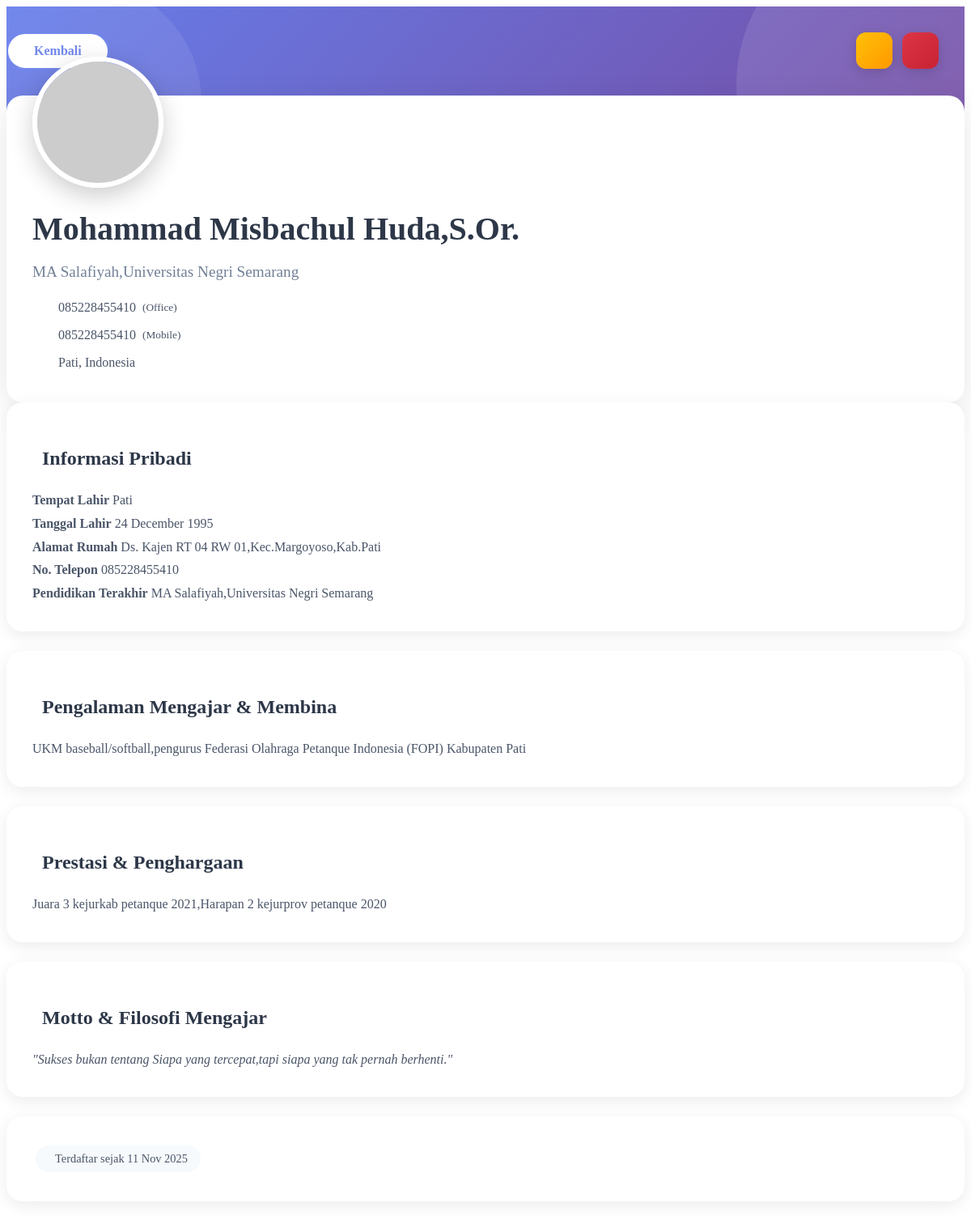
Screenshot of /sistemprofil_pembina.php?page=sistemprofil_pembina&view=Mohammad+Misbachul+Huda,S.Or. (signed in) with the database file from the repository.
### tables this page shows
CREATE TABLE `profil_pembina` (
  `id` int(11) NOT NULL,
  `nama_pembina` varchar(100) NOT NULL,
  `tanggal_lahir` date DEFAULT NULL,
  `tempat_lahir` varchar(100) DEFAULT NULL,
  `alamat` text DEFAULT NULL,
  `no_telp` varchar(20) DEFAULT NULL,
  `email` varchar(100) DEFAULT NULL,
  `pendidikan` varchar(200) DEFAULT NULL,
  `pengalaman` text DEFAULT NULL,
  `prestasi` text DEFAULT NULL,
  `bidang_keahlian` varchar(200) DEFAULT NULL,
  `pengalaman_mengajar` varchar(50) DEFAULT NULL,
  `ekstrakurikuler_diampu` varchar(200) DEFAULT NULL,
  `motto` text DEFAULT NULL,
  `foto` varchar(255) DEFAULT NULL,
  `created_at` timestamp NOT NULL DEFAULT current_timestamp(),
  `updated_at` timestamp NULL DEFAULT NULL ON UPDATE current_timestamp()
);

### profil_pembina_detail.php (the view, shortened to what this page needs)
<?php
$nama_pembina = htmlspecialchars($pembina_detail['nama_pembina']);
$foto = $pembina_detail['foto'];
$pendidikan = htmlspecialchars($pembina_detail['pendidikan'] ?? 'Pembina Ekstrakurikuler');
$tempat_lahir = htmlspecialchars($pembina_detail['tempat_lahir'] ?? '-');
$tanggal_lahir = $pembina_detail['tanggal_lahir'] ?? '';
$alamat = htmlspecialchars($pembina_detail['alamat'] ?? '-');
$no_telp = htmlspecialchars($pembina_detail['no_telp'] ?? '-');
$pengalaman = htmlspecialchars($pembina_detail['pengalaman'] ?? '');
$prestasi = htmlspecialchars($pembina_detail['prestasi'] ?? '');
$motto = htmlspecialchars($pembina_detail['motto'] ?? '');
?>
<div class="profile-detail-page">
    <div class="profile-hero">
        <?php if ($is_admin || ($is_pembina && $pembina_detail['nama_pembina'] === $username_login)): ?>
        <div class="action-buttons">
            <a href="home.php?page=sistemprofil_pembina&edit=<?= urlencode($pembina_detail['nama_pembina']) ?>"
               class="btn-action-top btn-edit"
               title="Edit Profil">
            </a>
            <?php if ($is_admin): ?>
            <button onclick="confirmDelete('<?= htmlspecialchars($pembina_detail['nama_pembina'], ENT_QUOTES) ?>')"
                    class="btn-action-top btn-delete"
                    title="Hapus Profil"
                    type="button">
            </button>
            <?php endif; ?>
        </div>
        <?php endif; ?>
        <div class="container">
            <a href="home.php?page=sistemprofil_pembina" class="back-button">
                <i class="fas fa-arrow-left"></i> Kembali
            </a>
        </div>
    </div>
    <div class="container profile-container">
        <div class="row">
            <div class="col-lg-4">
                <div class="profile-card text-center">
                    <?php if (!empty($foto) && file_exists('uploads/pembina/' . $foto)): ?>
                        <img src="uploads/pembina/<?= $foto ?>"
                             alt="<?= $nama_pembina ?>"
                             class="profile-photo-large">
                    <?php else: ?>
                        <img src="https://ui-avatars.com/api/?name=<?= urlencode($nama_pembina) ?>&size=150&background=667eea&color=fff&bold=true"
                             alt="<?= $nama_pembina ?>"
                             class="profile-photo-large">
                    <?php endif; ?>
                    <h1 class="profile-name mt-3"><?= $nama_pembina ?></h1>
                    <p class="profile-title"><?= $pendidikan ?></p>
                    <div class="mt-4 text-start">
                        <?php if (!empty($no_telp)): ?>
                        <div class="contact-info">
                            <span><?= $no_telp ?></span>
                            <small class="ms-auto text-muted">(Office)</small>
                        </div>
                        <?php endif; ?>
                        <?php if (!empty($no_telp)): ?>
                        <div class="contact-info">
                            <span><?= $no_telp ?></span>
                            <small class="ms-auto text-muted">(Mobile)</small>
                        </div>
                        <?php endif; ?>
                        <?php if (!empty($tempat_lahir)): ?>
                        <div class="contact-info">
                            <span><?= $tempat_lahir ?>, Indonesia</span>
                        </div>
                        <?php endif; ?>
                    </div>
                </div>
            </div>
            <div class="col-lg-8">
                <div class="section-card">
                    <h3 class="section-title">
                        Informasi Pribadi
                    </h3>
                    <div class="section-content">
                        <div class="row g-4">
                            <?php if (!empty($tempat_lahir)): ?>
                            <div class="col-md-6">
                                <div class="d-flex align-items-start gap-3">
                                    <div>
                                        <strong class="d-block mb-1">Tempat Lahir</strong>
                                        <span class="text-muted"><?= $tempat_lahir ?></span>
                                    </div>
                                </div>
                            </div>
                            <?php endif; ?>
                            <?php if (!empty($tanggal_lahir)): ?>
                            <div class="col-md-6">
                                <div class="d-flex align-items-start gap-3">
                                    <div>
                                        <strong class="d-block mb-1">Tanggal Lahir</strong>
                                        <span class="text-muted"><?= date('d F Y', strtotime($tanggal_lahir)) ?></span>
                                    </div>
                                </div>
                            </div>
                            <?php endif; ?>
                            <?php if (!empty($alamat)): ?>
                            <div class="col-12">
                                <div class="d-flex align-items-start gap-3">
                                    <div>
                                        <strong class="d-block mb-1">Alamat Rumah</strong>
                                        <span class="text-muted"><?= nl2br($alamat) ?></span>
                                    </div>
                                </div>
                            </div>
                            <?php endif; ?>
                            <?php if (!empty($no_telp)): ?>
                            <div class="col-md-6">
                                <div class="d-flex align-items-start gap-3">
                                    <div>
                                        <strong class="d-block mb-1">No. Telepon</strong>
                                        <span class="text-muted"><?= $no_telp ?></span>
                                    </div>
                                </div>
                            </div>
                            <?php endif; ?>
                            <?php if (!empty($pendidikan)): ?>
                            <div class="col-md-6">
                                <div class="d-flex align-items-start gap-3">
                                    <div>
                                        <strong class="d-block mb-1">Pendidikan Terakhir</strong>
                                        <span class="text-muted"><?= $pendidikan ?></span>
                                    </div>
                                </div>
                            </div>
                            <?php endif; ?>
                        </div>
                    </div>
                </div>
                <?php if (!empty($pengalaman)): ?>
                <div class="section-card">
                    <h3 class="section-title">
                        Pengalaman Mengajar & Membina
                    </h3>
                    <div class="section-content">
                        <?= nl2br($pengalaman) ?>
                    </div>
                </div>
                <?php endif; ?>
                <?php if (!empty($prestasi)): ?>
                <div class="section-card">
                    <h3 class="section-title">
                        Prestasi & Penghargaan
                    </h3>
                    <div class="section-content">
                        <?= nl2br($prestasi) ?>
                    </div>
                </div>
                <?php endif; ?>
                <?php if (!empty($motto)): ?>
                <div class="section-card">
                    <h3 class="section-title">
                        Motto & Filosofi Mengajar
                    </h3>
                    <div class="section-content">
                        <div class="alert alert-light border-start border-5 border-primary">
                            <em class="fs-5">"<?= nl2br($motto) ?>"</em>
                        </div>
                    </div>
                </div>
                <?php endif; ?>
                <div class="section-card">
                    <div class="d-flex flex-wrap gap-2">
                        <span class="info-badge">
                            Terdaftar sejak <?= date('d M Y', strtotime($pembina_detail['created_at'])) ?>
                        </span>
                    </div>
                </div>
            </div>
        </div>
    </div>
</div>

### profil_pembina_detail.php (style rules this page uses)
.profile-hero { background: linear-gradient(135deg, #667eea 0%, #764ba2 100%); border-radius: 0 0 30px 30px; padding: 2rem 0 8rem 0; position: relative; overflow: hidden; }
.profile-hero::before { content: ''; position: absolute; top: -50%; right: -10%; width: 400px; height: 400px; background: rgba(255,255,255,0.1); border-radius: 50%; }
.profile-hero::after { content: ''; position: absolute; bottom: -30%; left: -5%; width: 300px; height: 300px; background: rgba(255,255,255,0.08); border-radius: 50%; }
.profile-container { max-width: 1200px; margin: 0 auto; margin-top: -6rem; position: relative; z-index: 10; }
.profile-card { background: white; border-radius: 20px; box-shadow: 0 10px 40px rgba(0,0,0,0.1); padding: 2rem; }
.profile-photo-large { width: 150px; height: 150px; border-radius: 50%; border: 6px solid white; box-shadow: 0 10px 30px rgba(0,0,0,0.2); object-fit: cover; margin-top: -5rem; }
.profile-name { font-size: 2.5rem; font-weight: 700; color: #2d3748; margin-bottom: 0.5rem; }
.profile-title { font-size: 1.2rem; color: #718096; margin-bottom: 1rem; }
.contact-info { display: flex; align-items: center; gap: 0.5rem; padding: 0.5rem 0; color: #4a5568; }
.section-card { background: white; border-radius: 20px; padding: 2rem; box-shadow: 0 5px 20px rgba(0,0,0,0.08); margin-bottom: 1.5rem; }
.section-title { font-size: 1.5rem; font-weight: 700; color: #2d3748; margin-bottom: 1.5rem; display: flex; align-items: center; gap: 0.75rem; }
.section-content { color: #4a5568; line-height: 1.8; font-size: 1rem; }
.back-button { background: white; color: #667eea; border: 2px solid #667eea; padding: 0.75rem 2rem; border-radius: 50px; font-weight: 600; transition: all 0.3s; text-decoration: none; display: inline-block; }
.info-badge { display: inline-flex; align-items: center; gap: 0.5rem; background: #f7fafc; padding: 0.5rem 1rem; border-radius: 50px; font-size: 0.9rem; color: #4a5568; margin: 0.25rem; }
.action-buttons { position: absolute; top: 2rem; right: 2rem; display: flex; gap: 0.75rem; z-index: 20; }
.btn-action-top { width: 45px; height: 45px; border-radius: 12px; display: flex; align-items: center; justify-content: center; border: none; box-shadow: 0 4px 15px rgba(0,0,0,0.15); transition: all 0.3s; cursor: pointer; background: white; }
.btn-action-top.btn-edit { background: linear-gradient(135deg, #ffc107 0%, #ff9800 100%); color: white; }
.btn-action-top.btn-delete { background: linear-gradient(135deg, #dc3545 0%, #c82333 100%); color: white; }

### rows the page displays
profil_pembina: nama_pembina "Mohammad Misbachul Huda,S.Or.", pendidikan "MA Salafiyah,Universitas Negri Semarang", no_telp "085228455410", tempat_lahir "Pati", tanggal_lahir "24 December 1995", alamat "Ds. Kajen RT 04 RW 01,Kec.Margoyoso,Kab.Pati", pengalaman "UKM baseball/softball,pengurus Federasi Olahraga Petanque Indonesia (FOPI) Kabupaten Pati", prestasi "Juara 3 kejurkab petanque 2021,Harapan 2 kejurprov petanque 2020", motto "Sukses bukan tentang Siapa yang tercepat,tapi siapa yang tak pernah berhenti.", created_at "11 Nov 2025"
